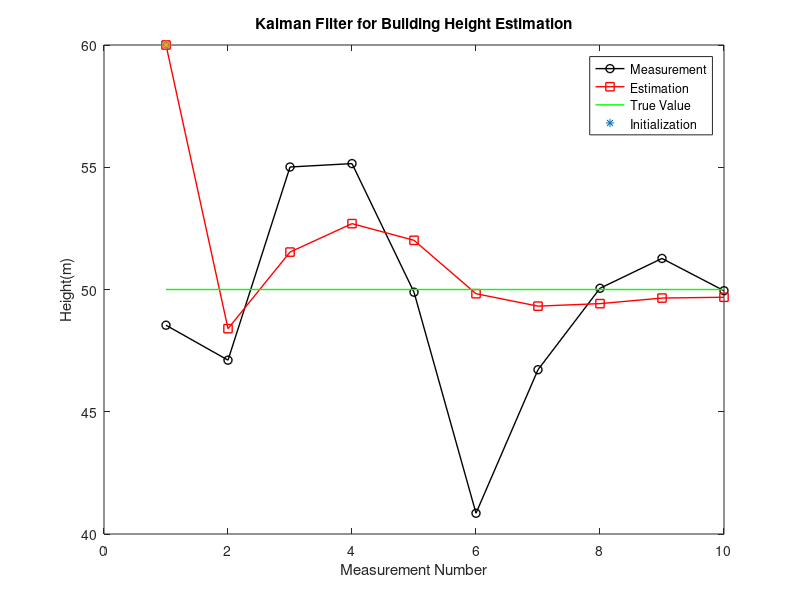
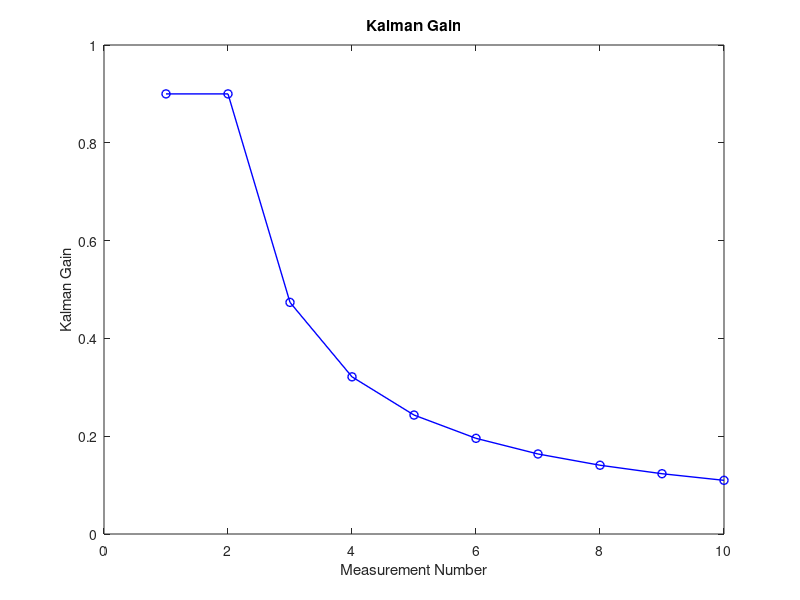

These charts were generated, in order, by the following MATLAB code:
% References
% Problem is example 5, https://www.kalmanfilter.net/kalman1d.html 
% Matlab Plotting https://www.mathworks.com/help/matlab/ref/plot.html 

% Define system model
x_true = 50; %True Height of Buildings
z = [48.54, 47.11, 55.01, 55.15, 49.89, 40.85, 46.72, 50.05, 51.27, 49.95];% Simulate measurement
R = 25; % Measurement noise covariance

% Set initial values
N = length(z);  % Number of measurements
P = zeros(N, 1);  % Array to store error covariance
K = zeros(N, 1);  % Array to store Kalman gain
P_minus = zeros(N, 1);  % Array to store predicted error covariance

% Initialize the first value of P and P_minus
P(1) = 225; % Initial error covariance
P_minus(1) = 225; % Initial predicted error covariance

% Initialize the first value of K using the first value of P_minus
K(1) = P_minus(1)/(P_minus(1) + R); % Initial Kalman gain

% Initialize the state estimate
x_hat(1) = 60; % Initial state estimate

% Loop over measurements
for t = 2:N
    % Measure
    x = x_hat ; % Simulate state
    
    % Predict state and error covariance
    x_hat_minus(t) = x_hat(t-1); % Predicted state estimate
    P_minus(t) = P(t-1); % Predicted error covariance

    % Update state estimate and error covariance
    K(t) = P_minus(t)/(P_minus(t) + R); % Kalman gain
    x_hat(t) = x_hat_minus(t) + K(t)*(z(t) - x_hat_minus(t)); % Updated state estimate
    P(t) = (1 - K(t))*P_minus(t); % Updated error covariance
end

%Plot Measurement data and Estimation data
figure;
t = 1:N;
plot(t, z, 'ko-', 'LineWidth', 1); % Plot measurement data
hold on; 
%hold on is used to hold the current plot so that we can add more plots to the same figure.
plot(t, x_hat(t), 'rsquare-', 'LineWidth', 1); % Estimated value
hold on;
plot(t, x_true*ones(N,1), 'g', 'LineWidth', 1); %True value
hold on;
plot(1, 60*ones(N,1), '*'); % Initialization value
xlabel('Measurement Number');
ylabel('Height(m)');
legend('Measurement', 'Estimation', 'True Value', 'Initialization');
title('Kalman Filter for Building Height Estimation');

% Plot Kalman Gain
figure;
plot(t, K, 'bo-', 'LineWidth', 1); % Kalman Gain values against the measurement number
title('Kalman Gain');
xlabel('Measurement Number');
ylabel('Kalman Gain');
